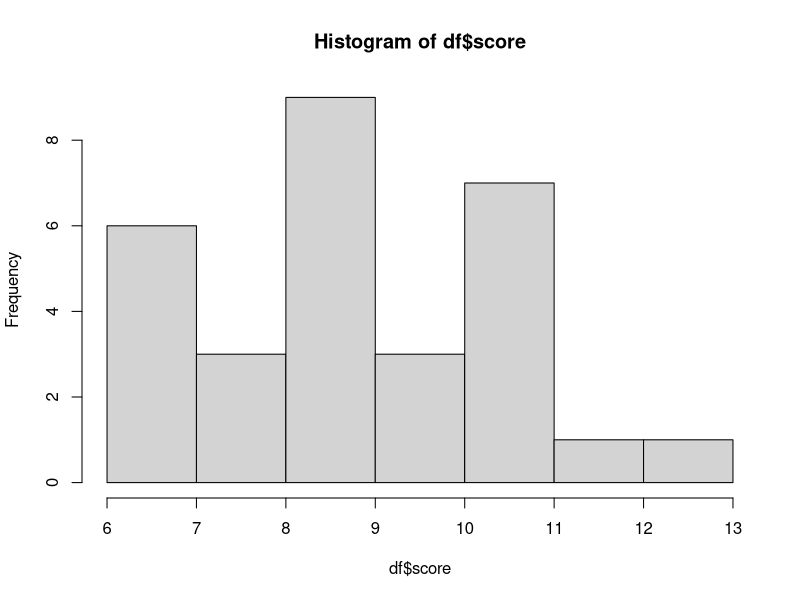
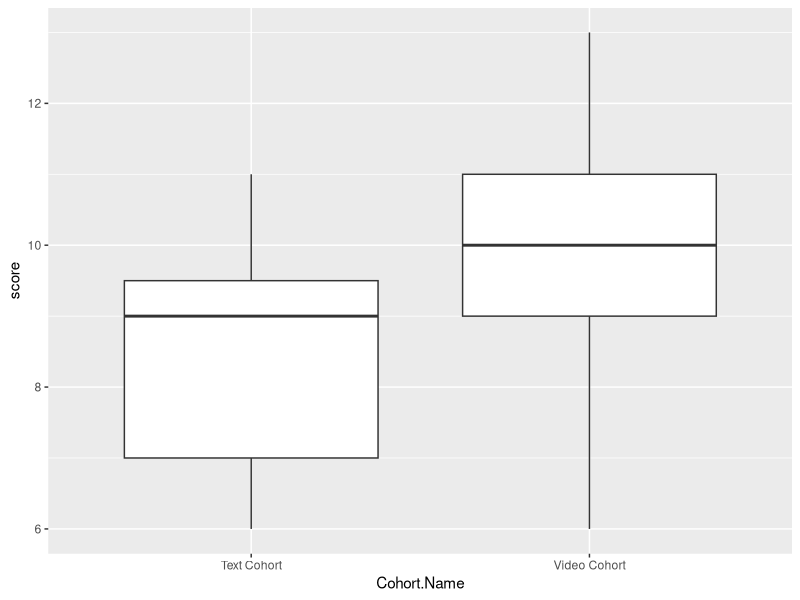

The R source for these figures, in order:
## ---- chunk 1
library(ggplot2)
df <- read.csv('grit_experiment.csv')
head(df)
summary(df)
hist(df$score)
ggplot(df, aes(x = Cohort.Name, y = score)) +
  geom_boxplot()
t.test(score ~ Cohort.Name, df)
wilcox.test(score ~ Cohort.Name, df)
